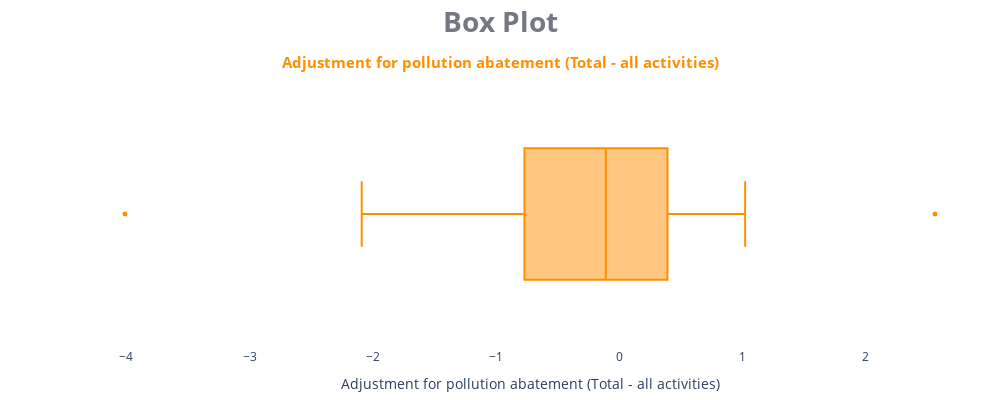
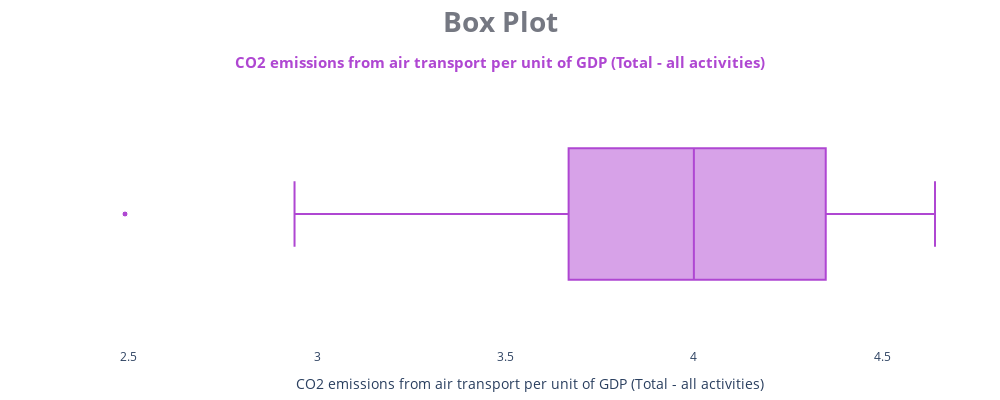
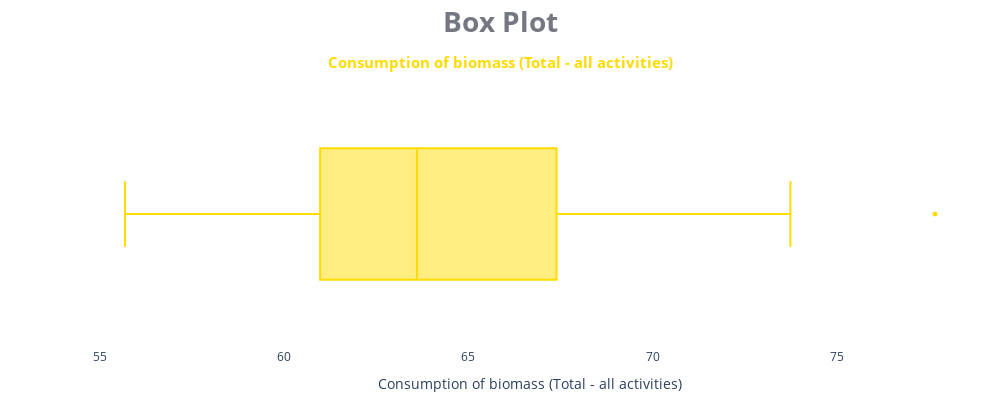
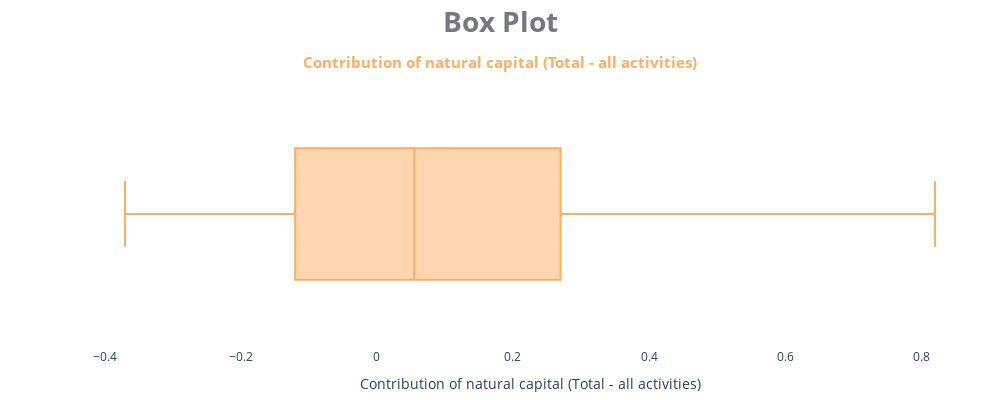

Notebook source saved alongside these figures, in order:
### Code cell
# Histogram Sales
import plotly.express as px

number_column_outlier = data_outlier[data_outlier['Jumlah Outlier'] > 0]

col_name = number_column_outlier['measure'][:5]
color_name = ['#FF8F00', '#AF47D2', '#FFDB00', '#FFAD60', '#7E60BF']

for column, color in zip(col_name, color_name):
    fig = px.box(
        pvt_data_oecd_indonesia,
        x = column,
        color_discrete_sequence  = [color],
    )

    fig.update_traces(
          marker_line_width = 1,
          marker_line_color = 'white'
    )

    fig.update_layout(
        width = 1000,
        height = 400,
        plot_bgcolor = 'rgba(0, 0, 0, 0)',
        title = dict(
            text = f"<b>Box Plot<br><span style='color:{color}; font-size: 15px;'>{column}</b>",
            font = dict(
                size = 28,
                color = '#757882'
            ),
            y = 0.92,
            x = 0.5
        ),
        yaxis = dict(
            title = '',
            showgrid = False,
            showline = False,
            showticklabels = False,
            zeroline = False,
        ),
        margin = dict(
            t = 80,
            b = 10,
            r = 20
        )
    )

    fig.show()

### Figure 1 — Plotly figure (JSON) as saved in the notebook; plotly's stock layout.template omitted (floating-point values rounded to 4 significant figures)
{"data": [{"alignmentgroup": "True", "hovertemplate": "Adjustment for pollution abatement (Total - all activities)=%{x}<extra></extra>", "legendgroup": "", "marker": {"color": "#FF8F00", "line": {"color": "white", "width": 1}}, "name": "", "notched": false, "offsetgroup": "", "orientation": "h", "showlegend": false, "type": "box", "x": [null, -1.07, -0.43, -0.01, -0.34, 0.39, -4.01, -0.77, -0.1, 2.56, 0.32, -1.62, -0.88, -0.75, 0.87, -2.09, 0.39, 1.02, 0.99, -0.08, -0.22, 0.38, -0.12, null, null, null, null, null, null, null, null, null, null], "x0": " ", "xaxis": "x", "y0": " ", "yaxis": "y"}], "layout": {"boxmode": "group", "height": 400, "legend": {"tracegroupgap": 0}, "margin": {"b": 10, "r": 20, "t": 80}, "plot_bgcolor": "rgba(0, 0, 0, 0)", "title": {"font": {"color": "#757882", "size": 28}, "text": "<b>Box Plot<br><span style='color:#FF8F00; font-size: 15px;'>Adjustment for pollution abatement (Total - all activities)</b>", "x": 0.5, "y": 0.92}, "width": 1000, "xaxis": {"anchor": "y", "domain": [0, 1], "title": {"text": "Adjustment for pollution abatement (Total - all activities)"}}, "yaxis": {"anchor": "x", "domain": [0, 1], "showgrid": false, "showline": false, "showticklabels": false, "title": {"text": ""}, "zeroline": false}}}

### Figure 2 — Plotly figure (JSON) as saved in the notebook; plotly's stock layout.template omitted (floating-point values rounded to 4 significant figures)
{"data": [{"alignmentgroup": "True", "hovertemplate": "CO2 emissions from air transport per unit of GDP (Total - all activities)=%{x}<extra></extra>", "legendgroup": "", "marker": {"color": "#AF47D2", "line": {"color": "white", "width": 1}}, "name": "", "notched": false, "offsetgroup": "", "orientation": "h", "showlegend": false, "type": "box", "x": [null, null, null, null, null, null, null, null, null, null, null, null, null, null, null, null, null, null, null, null, null, null, null, 4, 4, 4.04, 4.28, 4.64, 4.56, 3.91, 2.94, 2.49, null], "x0": " ", "xaxis": "x", "y0": " ", "yaxis": "y"}], "layout": {"boxmode": "group", "height": 400, "legend": {"tracegroupgap": 0}, "margin": {"b": 10, "r": 20, "t": 80}, "plot_bgcolor": "rgba(0, 0, 0, 0)", "title": {"font": {"color": "#757882", "size": 28}, "text": "<b>Box Plot<br><span style='color:#AF47D2; font-size: 15px;'>CO2 emissions from air transport per unit of GDP (Total - all activities)</b>", "x": 0.5, "y": 0.92}, "width": 1000, "xaxis": {"anchor": "y", "domain": [0, 1], "title": {"text": "CO2 emissions from air transport per unit of GDP (Total - all activities)"}}, "yaxis": {"anchor": "x", "domain": [0, 1], "showgrid": false, "showline": false, "showticklabels": false, "title": {"text": ""}, "zeroline": false}}}

### Figure 3 — Plotly figure (JSON) as saved in the notebook; plotly's stock layout.template omitted (floating-point values rounded to 4 significant figures)
{"data": [{"alignmentgroup": "True", "hovertemplate": "Consumption of biomass (Total - all activities)=%{x}<extra></extra>", "legendgroup": "", "marker": {"color": "#FFDB00", "line": {"color": "white", "width": 1}}, "name": "", "notched": false, "offsetgroup": "", "orientation": "h", "showlegend": false, "type": "box", "x": [77.65, 73.73, 73.18, 71.37, 66.86, 64.51, 63.61, 61.94, 66.38, 67.59, 64.05, 62.73, 61.28, 60.69, 63.65, 62, 63.6, 63.11, 65.4, 67.78, 67.39, 70.15, 61.78, 60.72, 60.98, 59.98, 58.2, 57.36, 55.69, 56.19, null, null, null], "x0": " ", "xaxis": "x", "y0": " ", "yaxis": "y"}], "layout": {"boxmode": "group", "height": 400, "legend": {"tracegroupgap": 0}, "margin": {"b": 10, "r": 20, "t": 80}, "plot_bgcolor": "rgba(0, 0, 0, 0)", "title": {"font": {"color": "#757882", "size": 28}, "text": "<b>Box Plot<br><span style='color:#FFDB00; font-size: 15px;'>Consumption of biomass (Total - all activities)</b>", "x": 0.5, "y": 0.92}, "width": 1000, "xaxis": {"anchor": "y", "domain": [0, 1], "title": {"text": "Consumption of biomass (Total - all activities)"}}, "yaxis": {"anchor": "x", "domain": [0, 1], "showgrid": false, "showline": false, "showticklabels": false, "title": {"text": ""}, "zeroline": false}}}

### Figure 4 — Plotly figure (JSON) as saved in the notebook; plotly's stock layout.template omitted (floating-point values rounded to 4 significant figures)
{"data": [{"alignmentgroup": "True", "hovertemplate": "Contribution of natural capital (Total - all activities)=%{x}<extra></extra>", "legendgroup": "", "marker": {"color": "#FFAD60", "line": {"color": "white", "width": 1}}, "name": "", "notched": false, "offsetgroup": "", "orientation": "h", "showlegend": false, "type": "box", "x": [null, 0.52, 0.05, 0.1, 0.29, 0.14, 0.11, 0.02, 0.28, 0.04, -0.11, -0.12, 0.04, -0.17, -0.37, 0.34, -0.12, 0.27, -0.16, 0.82, 0.18, 0.06, -0.2, null, null, null, null, null, null, null, null, null, null], "x0": " ", "xaxis": "x", "y0": " ", "yaxis": "y"}], "layout": {"boxmode": "group", "height": 400, "legend": {"tracegroupgap": 0}, "margin": {"b": 10, "r": 20, "t": 80}, "plot_bgcolor": "rgba(0, 0, 0, 0)", "title": {"font": {"color": "#757882", "size": 28}, "text": "<b>Box Plot<br><span style='color:#FFAD60; font-size: 15px;'>Contribution of natural capital (Total - all activities)</b>", "x": 0.5, "y": 0.92}, "width": 1000, "xaxis": {"anchor": "y", "domain": [0, 1], "title": {"text": "Contribution of natural capital (Total - all activities)"}}, "yaxis": {"anchor": "x", "domain": [0, 1], "showgrid": false, "showline": false, "showticklabels": false, "title": {"text": ""}, "zeroline": false}}}
